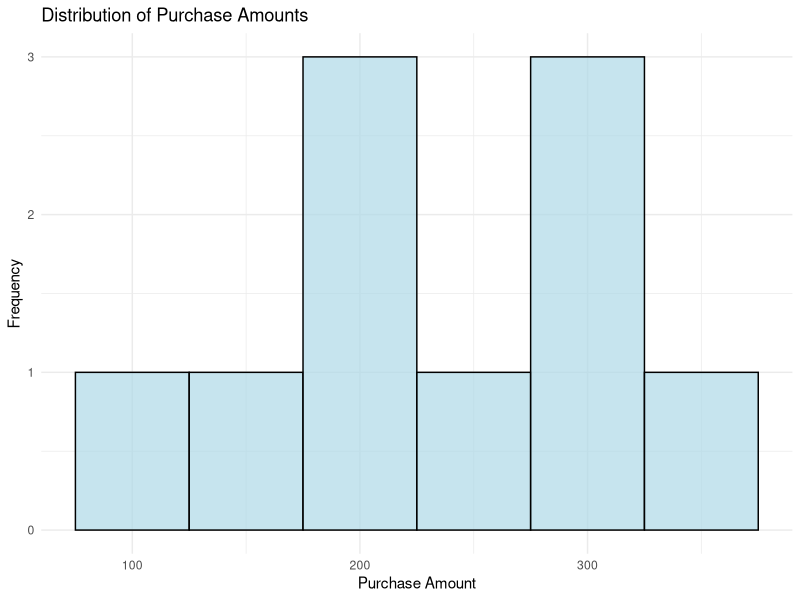

This figure's R source:
library(dplyr)
library(ggplot2)

# Create a sample data frame
purchase_data <- data.frame(
  CustomerID = 1:10,
  PurchaseAmount = c(150, 200, 100, 300, 250, 180, 220, 350, 280, 320)
)

# Display the sample data frame
cat("Task 1: Loaded Dataframe\n")
print(purchase_data)

# Task 2: Data Summary
# Calculate and display the total number of records
total_records <- nrow(purchase_data)
cat("\nTask 2.1: Total Number of Records\n")
print(total_records)

# Calculate and display the total number of unique customers
unique_customers <- length(unique(purchase_data$CustomerID))
cat("\nTask 2.2: Total Number of Unique Customers\n")
print(unique_customers)

# Task 3: Calculate Statistical Measures
# Calculate and display the mean purchase amount
mean_purchase <- mean(purchase_data$PurchaseAmount, na.rm = TRUE)
cat("\nTask 3.1: Mean Purchase Amount\n")
print(mean_purchase)

# Calculate and display the median purchase amount
median_purchase <- median(purchase_data$PurchaseAmount, na.rm = TRUE)
cat("\nTask 3.2: Median Purchase Amount\n")
print(median_purchase)

# Calculate and display the standard deviation of purchase amounts
std_dev_purchase <- sd(purchase_data$PurchaseAmount, na.rm = TRUE)
cat("\nTask 3.3: Standard Deviation of Purchase Amounts\n")
print(std_dev_purchase)

# Task 4: Customer Segmentation
# Create a new column 'Segment' based on purchase amount
purchase_data <- purchase_data %>%
  mutate(Segment = ifelse(PurchaseAmount < median_purchase, "Low Spender", "High Spender"))

# Display the updated data frame
cat("\nTask 4: Customer Segmentation\n")
print(purchase_data)

# Task 5: Visualize Data
# Create a histogram to visualize the distribution of purchase amounts using ggplot2
hist = ggplot(purchase_data, aes(x = PurchaseAmount)) +
  geom_histogram(binwidth = 50, fill = "lightblue", color = "black", alpha = 0.7) +
  labs(title = "Distribution of Purchase Amounts", x = "Purchase Amount", y = "Frequency") +
  theme_minimal()

print (hist)